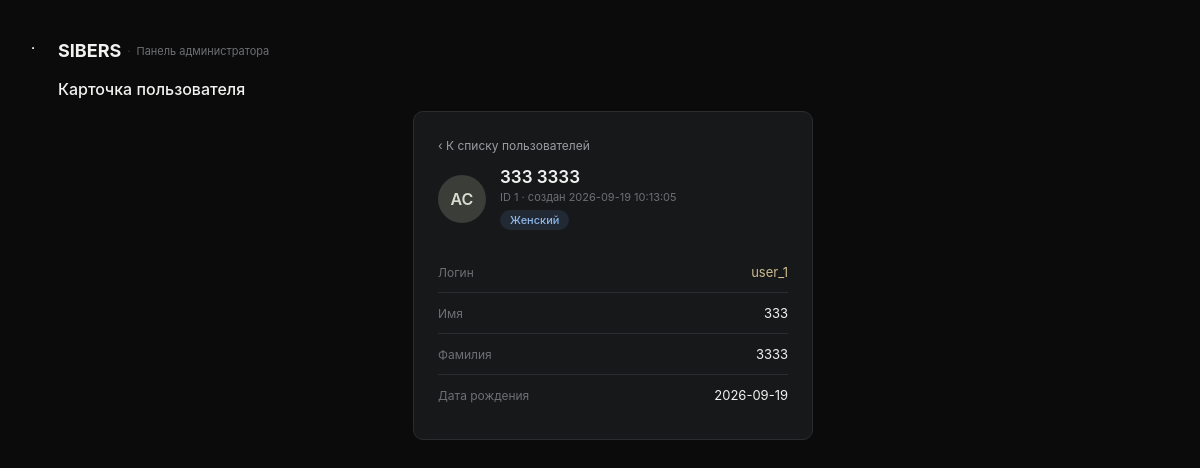
The page /user/show/1 (signed in) on the database its author committed.
### tables this page shows
CREATE TABLE `users` (
  `id` int NOT NULL,
  `login` varchar(255) NOT NULL,
  `first_name` varchar(255) DEFAULT NULL,
  `last_name` varchar(255) DEFAULT NULL,
  `password` varchar(255) NOT NULL,
  `gender` enum('male','female') NOT NULL,
  `birth_date` date NOT NULL,
  `created_at` timestamp NULL DEFAULT CURRENT_TIMESTAMP,
  `updated_at` timestamp NULL DEFAULT CURRENT_TIMESTAMP
);

### Controllers/UserController.php (called while the page is built, shortened)
<?php
class UserController
{
   public function show($id)
   {
      require __DIR__ . '/../Model/User.php';
      $userModel = new User();
      $user = $userModel->single($id);
      require __DIR__ . '/../View/user/user-single.php';
   }
}

### Model/User.php (called while the page is built, shortened)
<?php
class User
{
   public function single($id)
   {
      $pdo = Database::getInstance();
      $stmt = $pdo->prepare("SELECT * FROM users WHERE id = :id");
      $stmt->execute(['id' => $id]);
      return $stmt->fetch(PDO::FETCH_ASSOC);
   }
}

### View/user/user-single.php (the view)
<?php include __DIR__ . '/../components/header/header.php'; ?>
<div >
  <div class="panel-title-row">
    <h2>Карточка пользователя</h2>
  </div>
  <div class="card-single">
    <a href="/home" class="card-back">‹ К списку пользователей</a>
    <div class="card-header">
      <div class="avatar">AC</div>
      <div>
        <h3><?= trim($user['first_name'] . ' ' . $user['last_name']) ?></h3>
        <div class="meta">ID <?= $user['id']; ?> · создан <?= $user['created_at']; ?></div>
        <span class="badge badge-male"><?php if($user['gender'] === 'male'): ?>Мужской<?php else: ?>Женский<?php endif; ?></span>
      </div>
    </div>
    <div class="info-list">
      <?php if($user['login']): ?>
      <div class="info-row">
        <span class="info-label">Логин</span>
        <span class="info-value link"><?= $user['login']; ?></span>
      </div>
      <?php endif; ?>
      <?php if($user['first_name']): ?>
      <div class="info-row">
        <span class="info-label">Имя</span>
        <span class="info-value"><?= $user['first_name']; ?></span>
      </div>
      <?php endif; ?>
      <?php if($user['last_name']): ?>
      <div class="info-row">
        <span class="info-label">Фамилия</span>
        <span class="info-value"><?= $user['last_name']; ?></span>
      </div>
      <?php endif; ?>
      <?php if($user['birth_date']): ?>
      <div class="info-row">
        <span class="info-label">Дата рождения</span>
        <span class="info-value"><?= $user['birth_date']; ?></span>
      </div>
      <?php endif; ?>
    </div>
  </div>
</div>

### public/css/main.css (style rules this page uses)
:root { --bg: #0b0b0c; --panel: #17181a; --panel-border: #2a2c2f; --text: #f2f2f0; --text-dim: #9a9c9f; --text-faint: #6d6f72; --accent: #2f5d3f; --accent-hover: #396e4b; --accent-text: #eafcef; --row-hover: #1e2022; --input-bg: #1c1d1f; --input-border: #34363a; --danger: #b3543f; --link: #cdbb8e; --radius: 10px; --font: -apple-system, BlinkMacSystemFont, "Segoe UI", Roboto, Helvetica, Arial, sans-serif; }
* { box-sizing: border-box; }
body { margin: 0; background: var(--bg); color: var(--text); font-family: var(--font); font-size: 14px; padding: 40px 32px; }
.panel-title-row { display: flex; align-items: center; justify-content: space-between; margin-bottom: 12px; }
.panel-title-row h2 { font-size: 16px; font-weight: 500; margin: 0; color: var(--text); }
.avatar { width: 28px; height: 28px; border-radius: 50%; background: #3a3d38; color: #d9dccf; display: flex; align-items: center; justify-content: center; font-size: 11px; font-weight: 600; flex-shrink: 0; }
.badge { display: inline-block; padding: 3px 10px; border-radius: 999px; font-size: 11px; font-weight: 500; }
.badge-male { background: rgba(90, 140, 200, 0.15); color: #8fb7e8; }
.card ,.card-single { background: var(--panel); border: 1px solid var(--panel-border); border-radius: var(--radius); padding: 24px; }
.card-single { max-width: 400px; margin: 0 auto; }
.card-back { font-size: 12px; color: var(--text-dim); text-decoration: none; display: inline-flex; align-items: center; gap: 4px; margin-bottom: 14px; }
.card-header { display: flex; align-items: center; gap: 14px; margin-bottom: 22px; }
.card-header .avatar { width: 48px; height: 48px; border-radius: 50%; background: #3a3d38; color: #d9dccf; display: flex; align-items: center; justify-content: center; font-size: 16px; font-weight: 600; flex-shrink: 0; }
.card-header h3 { font-size: 17px; margin: 0 0 3px 0; font-weight: 600; }
.card-header .meta { font-size: 11px; color: var(--text-faint); }
.badge { display: inline-block; padding: 3px 10px; border-radius: 999px; font-size: 11px; font-weight: 500; margin-top: 6px; }
.info-list { display: flex; flex-direction: column; }
.info-row { display: flex; justify-content: space-between; align-items: center; padding: 12px 0; border-bottom: 1px solid var(--panel-border); gap: 12px; }
.info-row:last-child { border-bottom: none; }
.info-row .info-label { font-size: 12px; color: var(--text-faint); }
.info-row .info-value { font-size: 13px; color: var(--text); text-align: right; }
.info-row .info-value.link { color: #cdbb8e; }

### rows shown on the page
users: first_name+last_name "333 3333", id "1", created_at "2026-09-19 10:13:05", login "user_1", first_name "333", last_name "3333", birth_date "2026-09-19"
